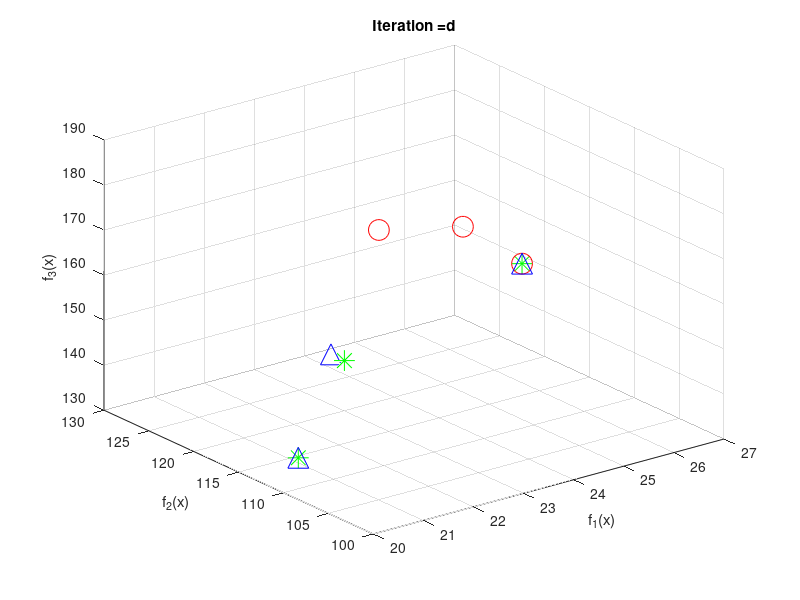

Write MATLAB code to recreate this figure.
function PlotCosts()

        Input.nsga2=load('nsga2.mat');
        Input.hybrid=load('hybrid.mat');
        Input.moead=load('moead.mat');

        empty_individual.nsga2=[];
        empty_individual.hybrid=[];
        empty_individual.moead=[];

        pop=repmat(empty_individual,3,1);

        temp1=[Input.nsga2.Output.Paretolist2];
        for i=1:numel(temp1)
            pop(i).nsga2=temp1{i};
        end
        q=[pop.nsga2];
        x=q(1,:);
        y=q(2,:);
        z=q(3,:);
        %plot3(x,y,z,'or','Markersize',15, 'marker' , '*' ,'markerfacecolor','green' , 'markeredgecolor','green');
        plot3(x,y,z,'or','Markersize',15, 'marker' , '*' , 'markeredgecolor','green');
        title(['Iteration =' 100]);
        xlabel('f_1(x)');
        ylabel('f_2(x)'); 
        zlabel('f_3(x)');
        grid on
        hold on

        temp2=[Input.hybrid.Output.Paretolist2];
        for i=1:numel(temp2)
            pop(i).hybrid=temp2{i};
        end
        qq=[pop.hybrid];
        x=qq(1,:);
        y=qq(2,:);
        z=qq(3,:);
        %plot3(x,y,z,'or','Markersize',6,'markerfacecolor','blue');
        %plot3(x,y,z,'or','Markersize',12, 'marker' , 'o' ,'markerfacecolor','green' , 'markeredgecolor','red');
        plot3(x,y,z,'or','Markersize',15, 'marker' , 'o' , 'markeredgecolor','red');
        title(['Iteration =' 100]);
        xlabel('f_1(x)');
        ylabel('f_2(x)'); 
        zlabel('f_3(x)');
        grid on
        hold on

        temp3=[Input.moead.Output.Paretolist2];
        for i=1:numel(temp3)
            pop(i).moead=temp3{i};
        end
        qqq=[pop.moead];
        x=qqq(1,:);
        y=qqq(2,:);
        z=qqq(3,:);
        %plot3(x,y,z,'or','Markersize',15, 'marker' , '^' ,'markerfacecolor','green' , 'markeredgecolor','blue');
        plot3(x,y,z,'or','Markersize',15, 'marker' , '^' , 'markeredgecolor','blue');
        title(['Iteration =' 100]);
        xlabel('f_1(x)');
        ylabel('f_2(x)'); 
        zlabel('f_3(x)');
        grid on
        hold off
        
end